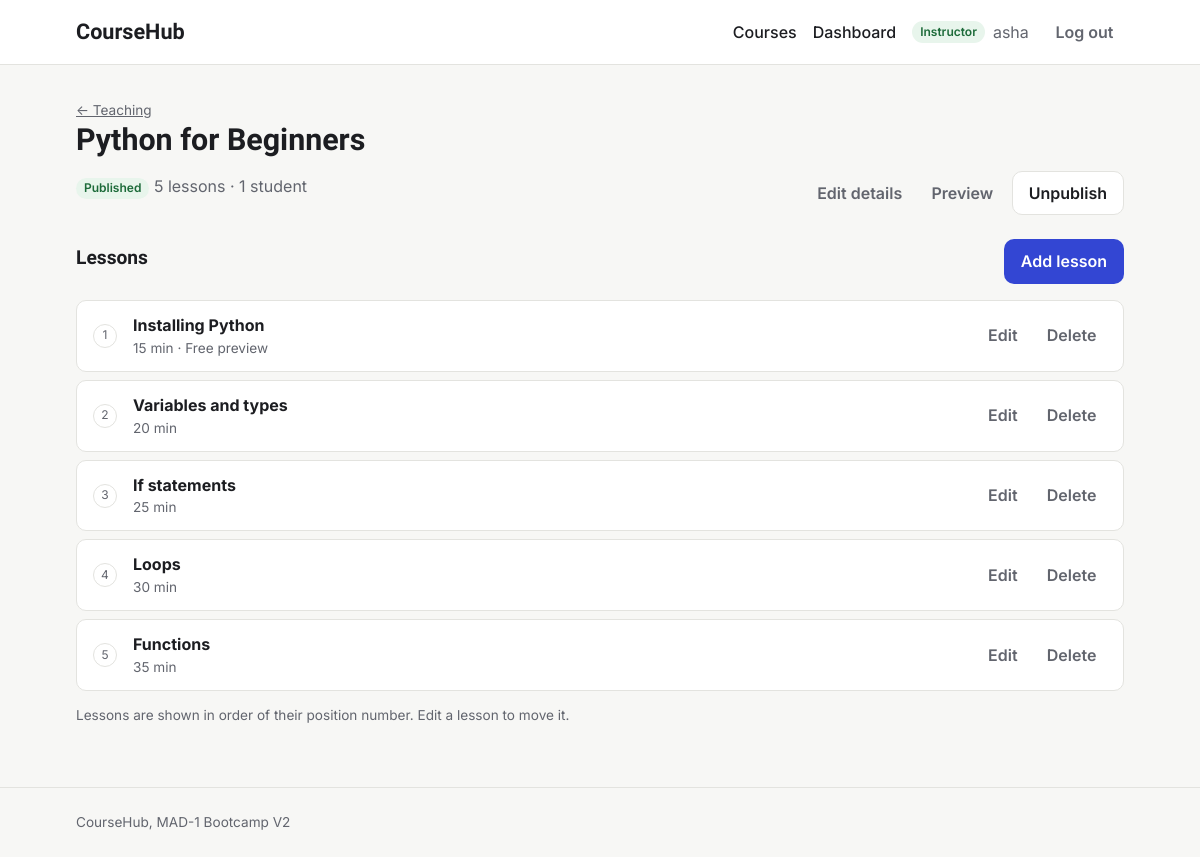
Screenshot of /instructor/course/1/lessons (signed in) with the database file from the repository.
### models.py (models this page shows, shortened)
class User(db.Model):
    id = db.Column(db.Integer, primary_key=True)
    username = db.Column(db.String(80), unique=True, nullable=False)
    email = db.Column(db.String(120), unique=True, nullable=False)
    password_hash = db.Column(db.String(256), nullable=False)
    role = db.Column(db.String(20), nullable=False, default="student")
    bio = db.Column(db.Text)
    avatar = db.Column(db.String(200))
    created_at = db.Column(db.DateTime, default=utc_now)
    is_active = db.Column(db.Boolean, default=True)
    taught_courses = db.relationship("Course", backref="instructor", lazy=True)
    enrollments = db.relationship(
        "Enrollment", backref="student", cascade="all, delete-orphan"
    )
    completions = db.relationship(
        "LessonCompletion", backref="student", cascade="all, delete-orphan"
    )

class Course(db.Model):
    id = db.Column(db.Integer, primary_key=True)
    title = db.Column(db.String(200), nullable=False)
    slug = db.Column(db.String(200), unique=True, nullable=False)
    description = db.Column(db.Text)
    short_description = db.Column(db.String(500))
    thumbnail = db.Column(db.String(300))
    price = db.Column(db.Float, default=0.0)
    category = db.Column(db.String(50))
    level = db.Column(db.String(20))
    is_published = db.Column(db.Boolean, default=False)
    is_featured = db.Column(db.Boolean, default=False)
    instructor_id = db.Column(db.Integer, db.ForeignKey("user.id"), nullable=False)
    created_at = db.Column(db.DateTime, default=utc_now)
    updated_at = db.Column(db.DateTime, default=utc_now, onupdate=utc_now)
    lessons = db.relationship(
        "Lesson",
        backref="course",
        cascade="all, delete-orphan",
        order_by="Lesson.order",
    )
    enrollments = db.relationship(
        "Enrollment", backref="course", cascade="all, delete-orphan"
    )

class Lesson(db.Model):
    id = db.Column(db.Integer, primary_key=True)
    title = db.Column(db.String(200), nullable=False)
    content = db.Column(db.Text)
    video_url = db.Column(db.String(300))
    duration = db.Column(db.Integer)
    order = db.Column(db.Integer, default=0)
    is_free_preview = db.Column(db.Boolean, default=False)
    course_id = db.Column(db.Integer, db.ForeignKey("course.id"), nullable=False)
    completions = db.relationship(
        "LessonCompletion", backref="lesson", cascade="all, delete-orphan"
    )

### routes/instructor.py (the view)
@bp.route("/instructor/course/<int:course_id>/lessons")
@instructor_required
def lesson_list(course_id):
    course = get_own_course(course_id)
    return render_template("lesson_manager.html", course=course)

### helpers.py (called while the page is built)
def login_required(view):
    @wraps(view)
    def wrapped(*args, **kwargs):
        if g.user is None:
            flash("Please log in to continue.", "warning")
            return redirect(url_for("auth.login", next=request.full_path))
        return view(*args, **kwargs)
    return wrapped

def role_required(*roles):
    def decorator(view):
        @wraps(view)
        @login_required
        def wrapped(*args, **kwargs):
            if g.user.role not in roles:
                abort(403)
            return view(*args, **kwargs)
        return wrapped
    return decorator

### routes/instructor.py (called while the page is built)
def get_own_course(course_id):
    if course_id is None:
        abort(404)
    course = db.get_or_404(Course, course_id)
    if course.instructor_id != g.user.id:
        abort(403)
    return course

### templates/lesson_manager.html (shortened to what this page needs)
{% extends "base.html" %}
{% block content %}
<div class="page-header page-header-row">
  <div>
    <a class="muted small" href="{{ url_for('instructor.dashboard') }}">&larr; Teaching</a>
    <h1>{{ course.title }}</h1>
    <p class="muted">
      {% if course.is_published %}<span class="badge badge-published">Published</span>{% else %}<span class="badge badge-draft">Draft</span>{% endif %}
      {{ course.lessons|length }} lesson{{ '' if course.lessons|length == 1 else 's' }} · {{ course.enrollments|length }} student{{ '' if course.enrollments|length == 1 else 's' }}
    </p>
  </div>
  <div class="actions">
    <a class="btn btn-ghost" href="{{ url_for('instructor.course_edit', course_id=course.id) }}">Edit details</a>
    <a class="btn btn-ghost" href="{{ url_for('courses.course_detail', slug=course.slug) }}">Preview</a>
    <form method="post" action="{{ url_for('instructor.toggle_publish', course_id=course.id) }}" class="inline-form">
      <button type="submit" class="btn {{ 'btn-secondary' if course.is_published else 'btn-primary' }}">
        {{ 'Unpublish' if course.is_published else 'Publish' }}
      </button>
    </form>
  </div>
</div>
<div class="section-head">
  <h2>Lessons</h2>
  <a class="btn btn-primary" href="{{ url_for('instructor.lesson_create', course_id=course.id) }}">Add lesson</a>
</div>
{% if course.lessons %}
  <ol class="lesson-rows">
    {% for lesson in course.lessons %}
      <li class="lesson-row">
        <span class="check" aria-hidden="true">{{ lesson.order }}</span>
        <div class="lesson-row-main">
          <strong>{{ lesson.title }}</strong>
          <div class="muted small">
            {% if lesson.duration %}{{ lesson.duration }} min{% else %}No duration{% endif %}
            {% if lesson.is_free_preview %} · Free preview{% endif %}
          </div>
        </div>
        <div class="actions">
          <a class="btn btn-ghost" href="{{ url_for('instructor.lesson_edit', lesson_id=lesson.id) }}">Edit</a>
          <form method="post" action="{{ url_for('instructor.lesson_delete', lesson_id=lesson.id) }}" class="inline-form">
            <button type="submit" class="btn btn-ghost btn-danger" aria-label="Delete {{ lesson.title }}">Delete</button>
          </form>
        </div>
      </li>
    {% endfor %}
  </ol>
  <p class="muted small">Lessons are shown in order of their position number. Edit a lesson to move it.</p>
{% else %}
  <div class="empty-state">
    <h2>No lessons yet</h2>
    <p class="muted">A course needs at least one lesson before you can publish it.</p>
    <a class="btn btn-primary" href="{{ url_for('instructor.lesson_create', course_id=course.id) }}">Add the first lesson</a>
  </div>
{% endif %}
{% endblock %}

### templates/base.html (shortened to what this page needs)
<!DOCTYPE html>
<html lang="en">
<head>
  <link rel="stylesheet" href="{{ url_for('static', filename='style.css') }}">
</head>
<body>
  <header class="navbar">
    <div class="container navbar-inner">
      <a class="brand" href="{{ url_for('courses.home') }}">CourseHub</a>
      <nav aria-label="Main">
        <ul class="nav-links">
          <li><a href="{{ url_for('courses.course_list') }}">Courses</a></li>
          {% if current_user %}
            <li><a href="{{ url_for('auth.dashboard') }}">Dashboard</a></li>
            <li class="nav-user">
              <span class="badge badge-{{ current_user.role }}">{{ current_user.role|capitalize }}</span>
              {{ current_user.username }}
            </li>
            <li>
              <form action="{{ url_for('auth.logout') }}" method="post" class="inline-form">
                <button type="submit" class="btn btn-ghost">Log out</button>
              </form>
            </li>
          {% else %}
            <li><a href="{{ url_for('auth.login') }}">Log in</a></li>
            <li><a class="btn btn-primary" href="{{ url_for('auth.register') }}">Sign up</a></li>
          {% endif %}
        </ul>
      </nav>
    </div>
  </header>
  <main id="main" class="container">
    {% block content %}{% endblock %}
  </main>
  <footer class="footer">
    <div class="container">CourseHub, MAD-1 Bootcamp V2</div>
  </footer>
</body>
</html>

### static/style.css (style rules this page uses)
:root { --font-display: "Bricolage Grotesque", ui-sans-serif, system-ui, sans-serif; --font-body: "Inter", ui-sans-serif, system-ui, -apple-system, "Segoe UI", Roboto, sans-serif; --color-bg: #f7f7f5; --color-surface: #ffffff; --color-text: #1c1d21; --color-muted: #62656e; --color-border: #e3e3df; --color-primary: #3346d3; --color-primary-hover: #2636b0; --color-focus: #8a96ff; --color-success-bg: #e8f5ec; --color-success-text: #1d6b3a; --color-error-bg: #fdecec; --color-error-text: #a12626; --color-warning-bg: #fff6e0; --color-warning-text: #8a5a00; --color-info-bg: #eaf0fd; --color-info-text: #244a9e; --radius: 10px; --space-1: 0.25rem; --space-2: 0.5rem; --space-3: 0.75rem; --space-4: 1rem; --space-6: 1.5rem; --space-8: 2rem; --space-12: 3rem; --shadow: 0 1px 2px rgba(0, 0, 0, 0.04), 0 2px 8px rgba(0, 0, 0, 0.04); }
*, *::before, *::after { box-sizing: border-box; }
body { margin: 0; min-height: 100vh; display: flex; flex-direction: column; font-family: var(--font-body); font-size: 1rem; line-height: 1.55; color: var(--color-text); background: var(--color-bg); }
h1, h2, h3 { font-family: var(--font-display); line-height: 1.2; margin: 0 0 var(--space-2); }
h1 { font-size: 1.9rem; }
h2 { font-size: 1.2rem; }
a { color: var(--color-primary); }
.container { width: 100%; max-width: 1080px; margin: 0 auto; padding: 0 var(--space-4); }
main.container { flex: 1; padding-top: var(--space-8); padding-bottom: var(--space-12); }
.muted { color: var(--color-muted); }
.navbar { background: var(--color-surface); border-bottom: 1px solid var(--color-border); }
.navbar-inner { display: flex; flex-wrap: wrap; align-items: center; justify-content: space-between; gap: var(--space-3); min-height: 64px; }
.brand { font-family: var(--font-display); font-weight: 700; font-size: 1.35rem; color: var(--color-text); text-decoration: none; }
.nav-links { display: flex; flex-wrap: wrap; align-items: center; gap: var(--space-4); margin: 0; padding: 0; list-style: none; }
.nav-links a:not(.btn) { color: var(--color-text); text-decoration: none; font-weight: 500; }
.nav-user { display: flex; align-items: center; gap: var(--space-2); color: var(--color-muted); }
.inline-form { margin: 0; }
.btn { display: inline-block; padding: 0.55rem 1rem; border: 1px solid transparent; border-radius: var(--radius); font: inherit; font-weight: 600; text-decoration: none; cursor: pointer; transition: background-color 0.15s ease, border-color 0.15s ease; }
.btn-primary { background: var(--color-primary); color: #fff; }
.btn-secondary { background: var(--color-surface); border-color: var(--color-border); color: var(--color-text); }
.btn-ghost { background: transparent; color: var(--color-muted); padding: 0.4rem 0.6rem; }
.badge { display: inline-block; padding: 0.1rem 0.5rem; border-radius: 999px; font-size: 0.75rem; font-weight: 600; }
.badge-instructor { background: var(--color-success-bg); color: var(--color-success-text); }
.page-header { margin-bottom: var(--space-6); }
.footer { padding: var(--space-6) 0; border-top: 1px solid var(--color-border); color: var(--color-muted); font-size: 0.85rem; }
.badge-published { background: var(--color-success-bg); color: var(--color-success-text); }
.small { font-size: 0.85rem; }
.check { display: grid; place-items: center; flex-shrink: 0; width: 24px; height: 24px; border-radius: 50%; border: 1px solid var(--color-border); font-size: 0.75rem; color: var(--color-muted); }
.page-header-row { display: flex; flex-wrap: wrap; align-items: flex-end; justify-content: space-between; gap: var(--space-4); }
.actions { display: flex; flex-wrap: wrap; align-items: center; gap: var(--space-2); }
.section-head { display: flex; align-items: center; justify-content: space-between; margin-bottom: var(--space-4); }
.lesson-rows { margin: 0 0 var(--space-3); padding: 0; list-style: none; }
.lesson-row { display: flex; align-items: center; gap: var(--space-4); padding: var(--space-3) var(--space-4); margin-bottom: var(--space-2); background: var(--color-surface); border: 1px solid var(--color-border); border-radius: var(--radius); }
.lesson-row-main { flex: 1; }

### rows the page displays
User: role "Instructor", username "asha"
Course: title "Python for Beginners", is_published "Unpublish"
Lesson: order "1", title "Installing Python", duration "15", is_free_preview "· Free preview"
Lesson: order "2", title "Variables and types", duration "20"
Lesson: order "3", title "If statements", duration "25"
Lesson: order "4", title "Loops", duration "30"
Lesson: order "5", title "Functions", duration "35"

### other values shown
{{ course.lessons|length }} "5"
{{ '' if course.lessons|length == 1 else 's' }} "s"
{{ course.enrollments|length }} "1"
